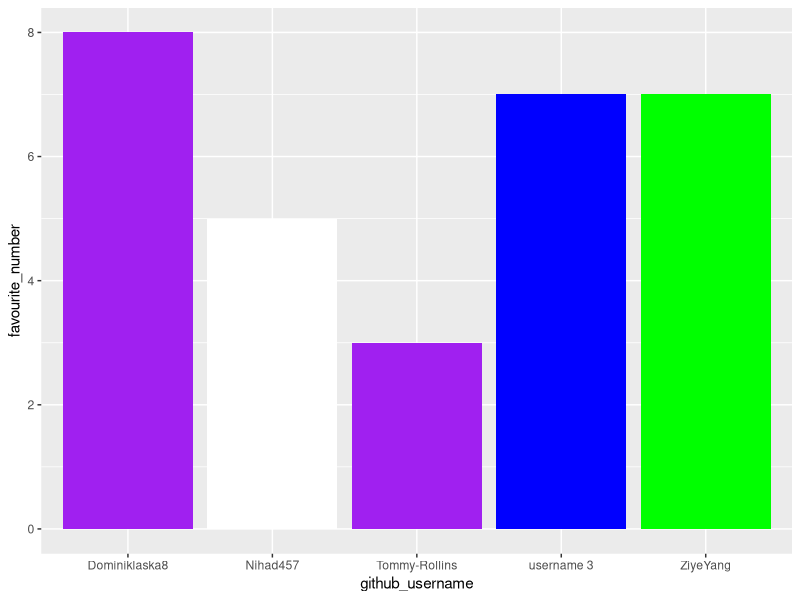

This figure's R source:
## ---- chunk 1
library(tidyverse) 
## ---- chunk 2
team_data <- tibble(
  name = c("Noah", "Nihad", "Dominik", 
           "Chanji", "Tommy"),
  github_username = c("ZiyeYang","Nihad457", "Dominiklaska8", 
                      "username 3", "Tommy-Rollins"), 
  colour = c("green", "white", "purple", 
             "blue", "purple"),
  hobby = c("painting", "reading", "reading", 
            "watching movies", "running"),
  favourite_number = c(7, 5 , 8 , 7, 3)
  )

team_data
## ---- chunk 3
p1 <- ggplot(data = team_data, 
             mapping = aes(x = github_username, 
                           y = favourite_number,
                           fill = colour), 
             ) +
   geom_col() +
   scale_fill_identity()
p1
